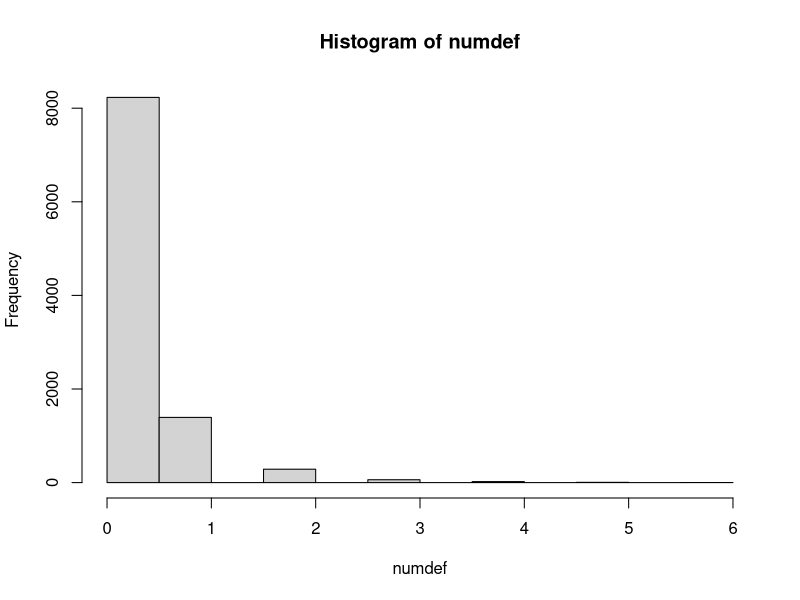

This figure's R source:
n = 10; d = 2; rho = 0.2
R = matrix(rho, n, n)
diag(R) = 1

library(MASS)
x = mvrnorm(n = 10000, matrix(0, 10), R)

numdef = rep(0, 10000)
for (j in 1: 10000) {numdef[j] = length(which(x[j,]<= -d))}

hist(numdef)

# When correlation are high, both left and right tails get higher
# (No default more likely, as well as large number of defaults)
